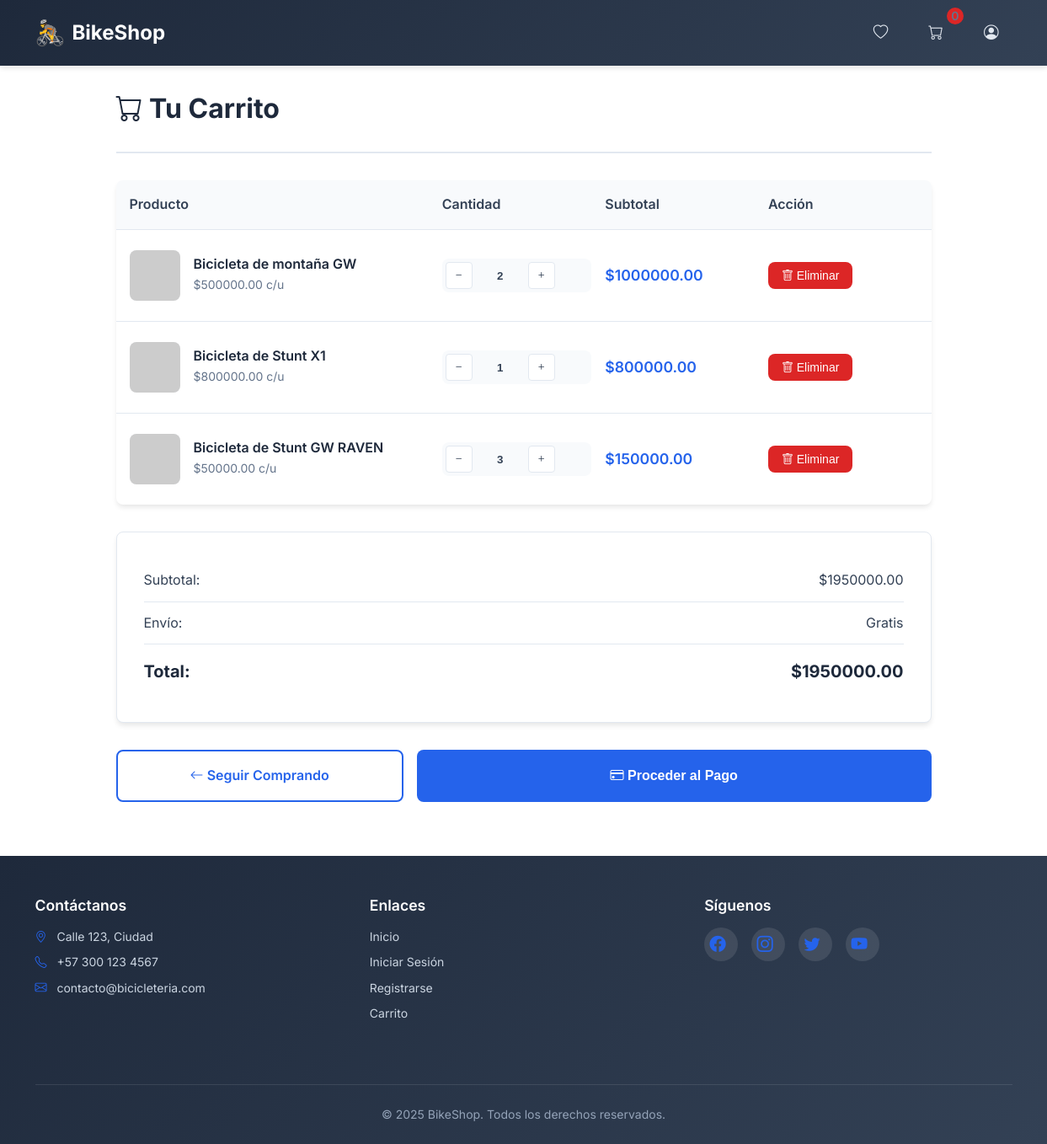
/cart/cart (signed in), run on the app's committed database.
### models/product.py (models this page shows, shortened)
class Product(db.Model):
    __tablename__ = 'productos'
    id = db.Column(db.Integer, primary_key=True)
    nombre = db.Column(db.String(100), nullable=False)
    descripcion = db.Column(db.String(255))
    precio = db.Column(db.Float, nullable=False)
    stock = db.Column(db.Integer, nullable=False)
    url_imagen = db.Column(db.String(255))
    subcategoria_id = db.Column(db.Integer, db.ForeignKey('subcategorias.id'), nullable=False)
    subcategoria = db.relationship('Subcategoria', back_populates='productos')

### routes/cart.py (the view)
@cart_bp.route('/cart')
@login_required
def cart():
    cart_items = Cart.query.filter_by(user_id=current_user.id).all()
    products_in_cart = []
    total = 0
    for item in cart_items:
        product = Product.query.get(item.product_id)
        if product:
            products_in_cart.append({
                'id': item.id,  # ID del ítem del carrito
                'product': product,
                'quantity': item.quantity,
                'subtotal': product.precio * item.quantity
            })
            total += product.precio * item.quantity
    return render_template('carrito.html', cart_items=products_in_cart, total=total)

### app.py (called while the page is built)
@login_manager.user_loader
def load_user(user_id):
    return db.session.get(User, int(user_id))

### templates/carrito.html (shortened to what this page needs)
{% extends 'base.html' %}
{% block content %}
<div class="cart-container">
    <div class="cart-header">
        <h2 class="cart-title">
            <i class="bi bi-cart"></i> Tu Carrito
        </h2>
        {% if cart_items %}
            <div class="cart-count">{{ cart_items|length }} productos</div>
        {% endif %}
    </div>
    {% if cart_items %}
        <div class="cart-table">
            <div class="cart-table-header">
                <div class="cart-table-header-row">
                    <div>Producto</div>
                    <div>Cantidad</div>
                    <div>Subtotal</div>
                    <div>Acción</div>
                </div>
            </div>
            {% for item in cart_items %}
                <div class="cart-item">
                    <div class="cart-item-row">
                        <div class="cart-item-product">
                            {% if item.product.url_imagen %}
                                <img src="{{ item.product.url_imagen }}" class="cart-item-image" alt="{{ item.product.nombre }}">
                            {% else %}
                                <img src="/static/images/placeholder.png" class="cart-item-image" alt="Sin imagen">
                            {% endif %}
                            <div class="cart-item-info">
                                <h4>{{ item.product.nombre }}</h4>
                                <p>${{ "%.2f"|format(item.product.precio) }} c/u</p>
                            </div>
                        </div>
                        <div class="quantity-controls">
                            <button type="button" class="quantity-btn decrease-quantity-btn" data-cart-item-id="{{ item.id }}">
                                <i class="bi bi-dash"></i>
                            </button>
                            <input type="text" class="quantity-input" value="{{ item.quantity }}" readonly>
                            <button type="button" class="quantity-btn increase-quantity-btn" data-cart-item-id="{{ item.id }}">
                                <i class="bi bi-plus"></i>
                            </button>
                        </div>
                        <div class="cart-item-price">
                            ${{ "%.2f"|format(item.subtotal) }}
                        </div>
                        <div>
                            <button type="button" class="remove-btn" data-cart-item-id="{{ item.id }}">
                                <i class="bi bi-trash"></i> Eliminar
                            </button>
                        </div>
                    </div>
                </div>
            {% endfor %}
        </div>
        <div class="cart-summary">
            <div class="cart-summary-row">
                <span>Subtotal:</span>
                <span>${{ "%.2f"|format(total) }}</span>
            </div>
            <div class="cart-summary-row">
                <span>Envío:</span>
                <span>Gratis</span>
            </div>
            <div class="cart-summary-row">
                <span>Total:</span>
                <span>${{ "%.2f"|format(total) }}</span>
            </div>
        </div>
        <div class="cart-actions">
            <a href="{{ url_for('index') }}" class="continue-shopping">
                <i class="bi bi-arrow-left"></i> Seguir Comprando
            </a>
            <button type="button" class="checkout-btn">
                <i class="bi bi-credit-card"></i> Proceder al Pago
            </button>
        </div>
    {% endif %}
</div>
{% endblock %}

### static/css/main.css (style rules this page uses)
:root { --primary-color: #2563eb; --primary-hover: #1d4ed8; --secondary-color: #64748b; --success-color: #059669; --danger-color: #dc2626; --warning-color: #d97706; --dark-color: #1e293b; --light-color: #f8fafc; --border-color: #e2e8f0; --text-color: #334155; --text-muted: #64748b; --shadow: 0 4px 6px -1px rgba(0, 0, 0, 0.1); --shadow-lg: 0 10px 15px -3px rgba(0, 0, 0, 0.1); --border-radius: 8px; --transition: all 0.3s ease; }
* { margin: 0; padding: 0; box-sizing: border-box; }
body { font-family: 'Inter', -apple-system, BlinkMacSystemFont, 'Segoe UI', Roboto, sans-serif; line-height: 1.6; color: var(--text-color); background-color: #ffffff; }
h1, h2, h3, h4, h5, h6 { font-weight: 600; line-height: 1.2; margin-bottom: 1rem; }
h2 { font-size: 2rem; }
p { margin-bottom: 1rem; }
a { color: var(--primary-color); text-decoration: none; transition: var(--transition); }

### static/css/header.css (style rules this page uses)
.cart-count { position: absolute; top: -8px; right: -8px; background-color: var(--danger-color); color: white; border-radius: 50%; width: 20px; height: 20px; display: flex; align-items: center; justify-content: center; font-size: 0.75rem; font-weight: 600; }

### data on the page
Product: product.nombre "Bicicleta de montaña GW", product.precio "500000.00"
Product: product.nombre "Bicicleta de Stunt X1", product.precio "800000.00"
Product: product.nombre "Bicicleta de Stunt GW RAVEN", product.precio "50000.00"

### other printed values
{{ "%.2f"|format(item.subtotal) }} "1000000.00" "800000.00" "150000.00"
{{ "%.2f"|format(total) }} "1950000.00"
